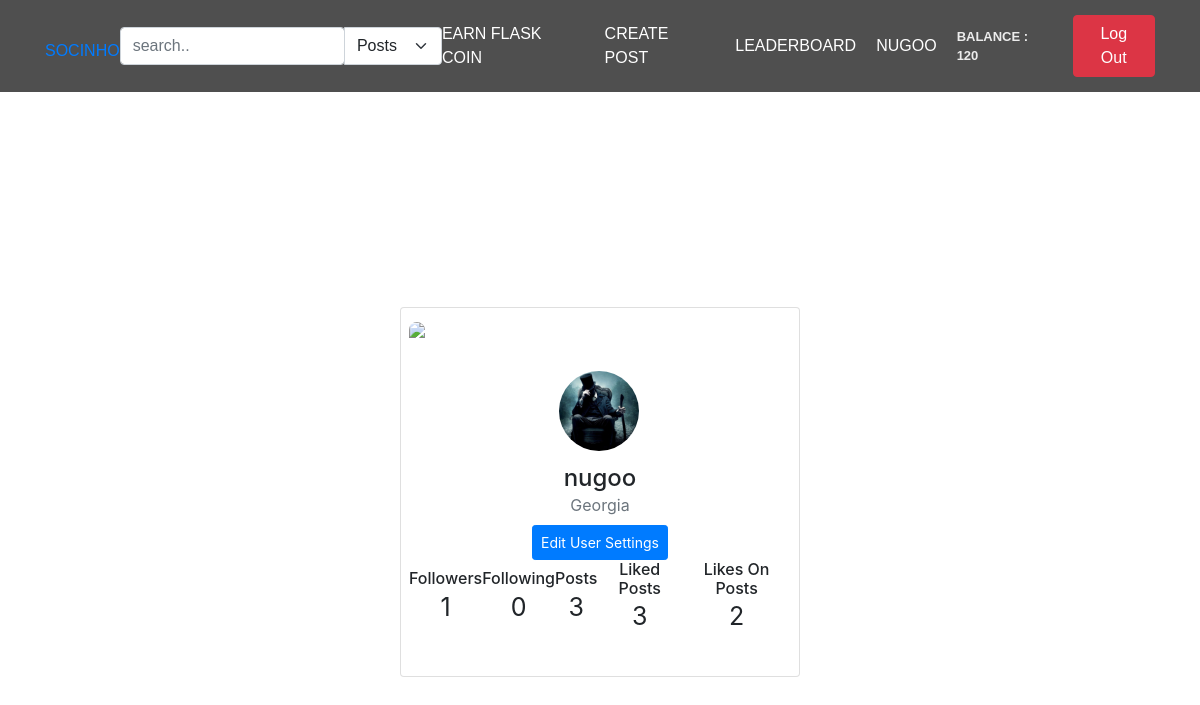
/user-profile (signed in), run on the app's committed database.
### app/main/models.py (models this page shows, shortened)
class User(db.Model, UserMixin):
    id = db.Column(db.Integer, primary_key=True)
    username = db.Column(db.String(80), unique=True)
    email = db.Column(db.String(50), nullable=False)
    password = db.Column(db.String(50), nullable=False)
    user_image = db.Column(db.String(80), default='static/pfp/default.png')
    flask_coin = db.Column(db.Integer, default=100)
    privacy = db.Column(db.String(50), default='public')

### app/main/views.py (the view)
@main_bp.route('/user-profile')
@login_required
def user_profile():
    curr_user_liked_posts = Like.query.filter_by(user_id=current_user.id, like_status='active').all() # დალოგინებულმა იუზერმა რომელი პოსტებიც დაალაიქა
    curr_user_posts = Post.query.filter_by(user_id=current_user.id).all() # დალოგინებული იუზერის დადებული პოსტები
    curr_user_followers = Follow.query.filter_by(following_to_id=current_user.id, following_status='active').all() # დალოგინებული იუზერის ფოლოუერები
    curr_user_following = Follow.query.filter_by(following_from_id=current_user.id, following_status='active').all() # დალოგინებული იუზერი ვისაც აფოლოვებს
    user_liked_curr_posts = []
    for post in curr_user_posts:
        like_to_currents_post = Like.query.filter_by(post_id=post.id, like_status='active').all()
        if like_to_currents_post:
            user_liked_curr_posts.append(like_to_currents_post) # თუ რომეილიმე იუზერმა დალოგინებული იუზერის პოსტი დაალაიქა
    return render_template('user-profile.html', curr_user_posts=curr_user_posts,
                           curr_user_liked_posts=curr_user_liked_posts,
                           user_liked_curr_posts=user_liked_curr_posts,
                           curr_user_followers=curr_user_followers,
                           curr_user_following=curr_user_following)

### app/main/views.py (called while the page is built)
@login_manager.user_loader
def load_user(user_id):
    return User.query.get(user_id)

### app/main/templates/user-profile.html
{% extends "main.html" %}
{% block content %}
<div class="containerr d-flex justify-content-center align-items-center">
             <div class="card">
              <div class="upper">
                <img src="https://i.imgur.com/Qtrsrk5.jpg" class="img-fluid">
              </div>
              <div class="user text-center">
                <div class="profile">
                  <img src="{{current_user.user_image}}" class="rounded-circle" width="80">
                </div>
              </div>
              <div class="mt-5 text-center">
                <h4 class="mb-0">{{ current_user.username }}</h4>
                <span class="text-muted d-block mb-2">Georgia</span>
                <button class="btn btn-primary btn-sm follow" onclick="window.location.href='{{ url_for( 'main.user_settings' ) }}';">Edit User Settings</button>
                <div class="d-flex justify-content-between align-items-center mt-10 px-10">
                  <div class="stats">
                    <h6 class="mb-0">Followers</h6>
                    <span>{{curr_user_followers|length}}</span>
                  </div>
                  <div class="stats">
                    <h6 class="mb-0">Following</h6>
                    <span>{{curr_user_following|length}}</span>
                  </div>
                  <div class="stats">
                    <h6 class="mb-0">Posts</h6>
                    <span>{{ curr_user_posts|length }}</span>
                  </div>
                  <div class="stats">
                    <h6 class="mb-0">Liked Posts</h6>
                    <span>{{ curr_user_liked_posts|length }}</span>
                  </div>
                  <div class="stats">
                    <h6 class="mb-0">Likes On Posts</h6>
                    <span>{{ user_liked_curr_posts|length }}</span>
                  </div>
                </div>
              </div>
             </div>
           </div>
{% endblock content %}

### app/main/templates/main.html (shortened to what this page needs)
<!DOCTYPE html>
<html lang="en">
<head>
    <link rel="stylesheet" href="https://cdn.jsdelivr.net/npm/bootstrap@5.0.0-alpha1/dist/css/bootstrap.min.css">
    <link rel="stylesheet" href="{{ url_for('static', filename='style.css') }}">
    <link rel="stylesheet" href="https://cdn.jsdelivr.net/npm/bootstrap@4.3.1/dist/css/bootstrap.min.css">
</head>
<body>
    <header class="main-header">
        <div class="container">
            <li class="socinho" ><a href="{{ url_for('main.index') }}">SOCINHO</a> </li>
            {% if current_user.is_authenticated %}
                <form action="{{ url_for('main.search') }}" method="post">
                    <div class="input-group">
                        <input  type="search" class="form-control rounded" placeholder="search.." aria-label="Search" aria-describedby="search-addon" name="search" required />
                        <select class="form-select" aria-label="Default select example" onchange="this.form.submit()" name="search_filter">
                            <option value="posts" >Posts</option>
                        </select>
                    </div>
                </form>
            {% endif %}
            <nav class="main-navigation">
                {% if current_user.username %}
                    <li><a href="{{ url_for('main.play_for_earn') }}">Earn Flask Coin </a></li>
                    <li><a href="/create-post" data-toggle="modal" data-target="#mymodal">Create Post</a></li>
                    <li><a href="/leaderboard">Leaderboard</a></li>
                    <li><a href="{{ url_for('main.user_profile') }}">{{current_user.username}}</a></li>
                    <li><p class="balance" style="margin: 0">Balance : {{ current_user.flask_coin }}</p>
                {% endif %}
            </nav>
            <div>
                {% if current_user.username %}
                    <li>
                        <form action="{{ url_for('main.logout') }}">
                            <button name="submit" type="submit" class="btn btn-danger">Log Out</button>
                        </form>
                    </li>
                {% endif %}
            </div>
        </div>
    </header>
    {% block content %}
    {% endblock %}
</body>
</html>

### app/main/static/style.css (style rules this page uses)
body { background-color: #000; }
.card { width: 400px; border:none; }
body { background-color: rgb(156, 205, 226); }
li { list-style-type: none; }
.main-header { top: 0; padding: 15px; width: 100%; background-color: rgba(35, 35, 35, 0.8); z-index: 11; }
.main-header .container { font-family: "Source Sans Pro Bold", sans-serif; display: flex; align-items: center; justify-content: space-between; text-transform: uppercase; }
.main-header .container .main-navigation { transition: 1s height; text-transform: uppercase; display: flex; align-items: center; }
.main-header .container .main-navigation li { width: fit-content; margin-right: 20px; padding: 0; }
.main-header .container .main-navigation li a { font-size: 16px; color: white; -webkit-transition: 0.3s; -moz-transition: 0.3s; -o-transition: 0.3s; transition: 0.3s; }
.containerr { max-width: 400px; width: 100%; margin: 0 auto; position: relative; }
.balance { font-size: 13px; font-weight: bold; color: #ececec; }
body { background-color:#545454; font-family: "Poppins", sans-serif; font-weight: 300; }
.containerr { height: 100vh; }
.card { width: 400px; border: none; border-radius: 15px; padding: 8px; background-color: #fff; position: fixed; height: 370px; }
.upper { height: 100px; }
.upper img { width: 100%; border-top-left-radius: 10px; border-top-right-radius: 10px; }
.user { position: relative; }
.profile img { height: 80px; width: 80px; margin-top:2px; }
.profile { position: absolute; top:-50px; left: 38%; height: 90px; width: 90px; border:3px solid #fff; border-radius: 50%; }
.follow { border-radius: 15px; padding-left: 20px; padding-right: 20px; height: 35px; }
.stats span { font-size: 25px; }
.rounded { width: 55% !important; }
.socinho { margin-top: 10px; }

### data on the page
User: username "NUGOO", flask_coin "120", user_image (picture), username "nugoo"

### other printed values
{{ curr_user_followers|length }} "1"
{{ curr_user_following|length }} "0"
{{ curr_user_posts|length }} "3"
{{ curr_user_liked_posts|length }} "3"
{{ user_liked_curr_posts|length }} "2"
